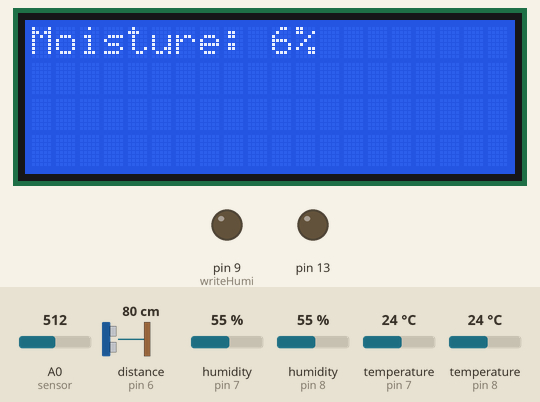
Simulated run of this sketch. Board: Arduino Uno, built with avr-gcc and run on an emulated ATmega328P. Parts: 20×4 character LCD, output pins drawn as LEDs (lit = HIGH). Wiring (inferred from the names in the program): ultrasonic range finder: trigger pin 1; echo pin 6. Inputs (shaded band) come from the test bench; at power-on: distance to the obstacle (sensor on pin 6) 80 cm, humidity (sensors on pin 7, pin 8) 55 %, A0 (sensor) = 512, temperature (sensors on pin 7, pin 8) 24 °C. The echo pulse lasts 58.3 µs per cm; pins used as bus, display or sensor lines are not drawn.

Above: at 4.7 s.
4.8 s: distance to the obstacle (sensor on pin 6) set to 2 cm
11.6 s: distance to the obstacle (sensor on pin 6) set to 35 cm
At 20.0 s:
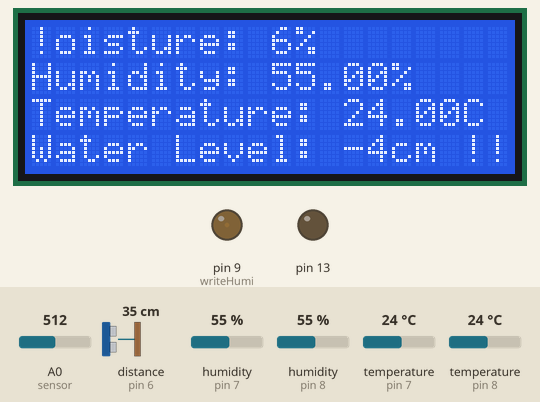
20.7 s: distance to the obstacle (sensor on pin 6) set to 250 cm
At 31.8 s:
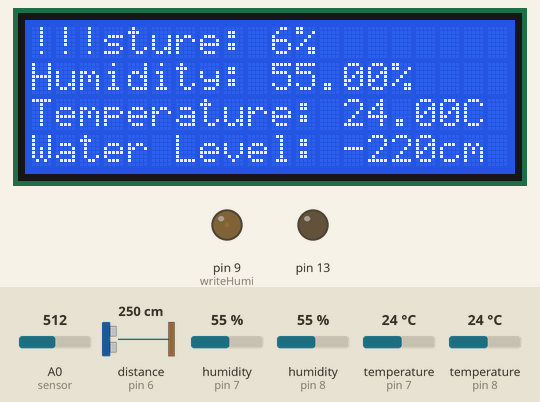
32.8 s: humidity (sensor on pin 7) set to 88 %
At 39.4 s:
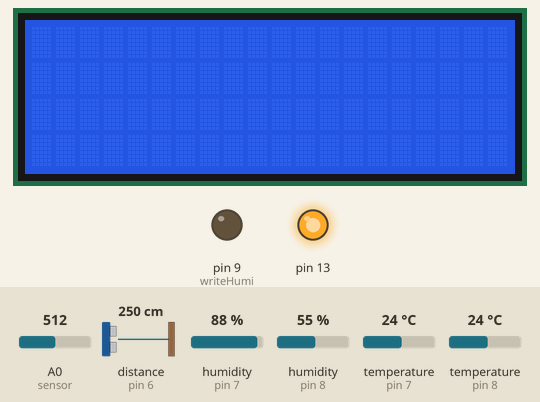
45.0 s: humidity (sensor on pin 8) set to 22 %
At 48.4 s:
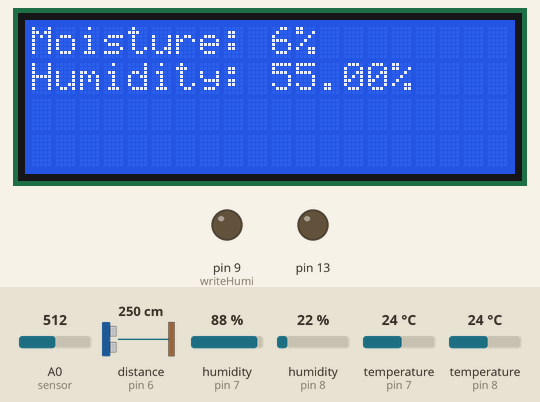
51.8 s: A0 (sensor) set to 716
At 60.97 s:
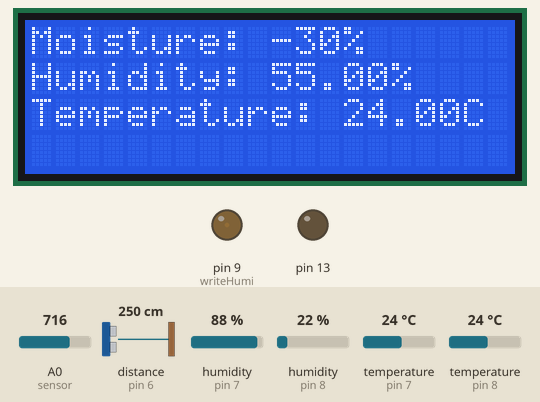
Timing chart, 0 to 61.2 s (numbered marks = the images above; inputs shaded):
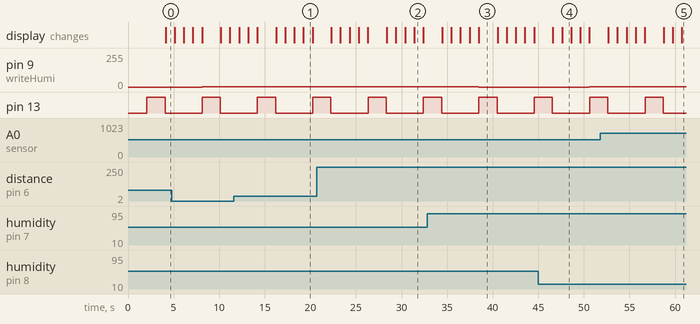

The sketch:

All_Sensors_AB1.ino
```cpp
int sensor = A0;      // Pin that reads values from soil moisture sensor
int writeTemp = 10;   // Sends HIGH signal to 2nd arduino when temperature is high
int writeHumi = 9;    // Sends HIGH signal to 2nd arduino when humidity is low
int writemois = 13;   // Sends HIGH signal to 2nd arduino when soil moisture is less
const int pingPin = 1; // Trigger Pin of Ultrasonic Sensor
const int echoPin = 6; // Echo Pin of Ultrasonic Sensor

// Variables
int out;
long duration, inches, cm;

// Initializing 2 DHT sensors and LCD monitor
#include "DHT.h"
#include <LiquidCrystal.h>
#define DHTPIN1 7     // Pin to read values from 1st DHT sensor
#define DHTPIN2 8     // Pin to read values from 2nd DHT sensor
#define DHTTYPE DHT11
LiquidCrystal lcd(12, 11, 5, 4, 3, 2);  // Pins that are connected to LCD monitor
DHT dht(DHTPIN1,DHTTYPE);
DHT dht2(DHTPIN2, DHTTYPE);

void setup() {
  // put your setup code here, to run once:
  lcd.begin(20,4);
  pinMode(sensor,INPUT);
  pinMode(13,OUTPUT);
  dht.begin();
  dht2.begin();
  delay(2000);
}

void loop() {

  // Reading values from soil moisture sensor
  out = analogRead(sensor);
  out = map(out,550,0,0,100);

  // Reading initial values from ultrasonic sensor
  pinMode(pingPin, OUTPUT);
  digitalWrite(pingPin, LOW);
  delayMicroseconds(2);
  digitalWrite(pingPin, HIGH);
  delayMicroseconds(10);
  digitalWrite(pingPin, LOW);
  pinMode(echoPin, INPUT);
  duration = pulseIn(echoPin, HIGH);
  inches = microsecondsToInches(duration);
  cm = microsecondsToCentimeters(duration);
  int initial = cm;

  // if soil moisture is less than 30%,
  // switching on the water pump till the water level is decreased by 1cm
  if(out<30) {
    digitalWrite(13, HIGH);
    delay(2000);
//    while(cm <= initial + 1){
//      pinMode(pingPin, OUTPUT);
//      digitalWrite(pingPin, LOW);
//      delayMicroseconds(2);
//      digitalWrite(pingPin, HIGH);
//      delayMicroseconds(10);
//      digitalWrite(pingPin, LOW);
//      pinMode(echoPin, INPUT);
//      duration = pulseIn(echoPin, HIGH);
//      inches = microsecondsToInches(duration);
//      cm = microsecondsToCentimeters(duration);
//      delay(100);
//    }
    digitalWrite(13, LOW);
  }

  // Reading D,H,T values from both DHT sensors available and calculating its average value for further usage
  float h = (dht.readHumidity()+dht2.readHumidity())/2;
  float t = (dht.readTemperature()+dht2.readTemperature())/2;
  float f = (dht.readTemperature(true)+dht2.readTemperature(true))/2;
  float hif = (dht.computeHeatIndex(f,h) + dht2.computeHeatIndex(f,h))/2;
  float hic = (dht.computeHeatIndex(t,h,false) + dht2.computeHeatIndex(t,h,false))/2;

  // Printing Soil Moisture, Humidity, Temperature and water level on LCD
  lcd.setCursor(0,0);
  lcd.print(String("Moisture: "));
  lcd.setCursor(10,0);
  lcd.print(String(out) + String("%"));
  delay(1000);
  lcd.setCursor(0,1);
  lcd.print(String("Humidity: "));
  lcd.print(String(h) + "%");
  delay(1000);
  lcd.setCursor(0,2);
  lcd.print(String("Temperature: "));
  lcd.print(t);
  lcd.print("C ");
  delay(1000);
  lcd.setCursor(0,3);
  lcd.print(String("Water Level: "));
  lcd.print(30 - cm);
  lcd.print(String("cm"));
  if(30-cm <= 10){
    lcd.print(String(" !!!"));
  }
  delay(1000);

  // Sending High signal if temperature is greater than 20°C
  if(t > 20){
    digitalWrite(writeTemp,HIGH);
  }
  else{
    digitalWrite(writeTemp,LOW);
  }
  // Sending high signal if humidity is less than 70%
  if(h <= 70){
    analogWrite(writeHumi,HIGH);
  }
  else{
    analogWrite(writeHumi,LOW);
  }

  // Clearing LCD monitor at the end to avoid printing wrong values
  lcd.clear();
}

// Utility functions to calculate distance value from Ultrasonic sensor
long microsecondsToInches(long microseconds) {
   return microseconds / 74 / 2;
}

long microsecondsToCentimeters(long microseconds) {
   return microseconds / 29 / 2;
}
```

Measured:
- after the input at 11.6 s, the display: first differs from a run without the input after 7.6 s (image 1)
- after the input at 32.8 s, pin 9 (writeHumi): 1/255 → 0/255 after 5.7 s
- after the input at 45.0 s, pin 9 (writeHumi): 0/255 → 1/255 after 5.6 s
- by itself, pin 13: alternates HIGH for 2.0 s and LOW for 4.1 s
- what the display in image 1 shows lasts 1.1 s, from 19.2 s to 20.3 s
- what the display in image 3 shows lasts 2.0 s, from 38.5 s to 40.5 s
